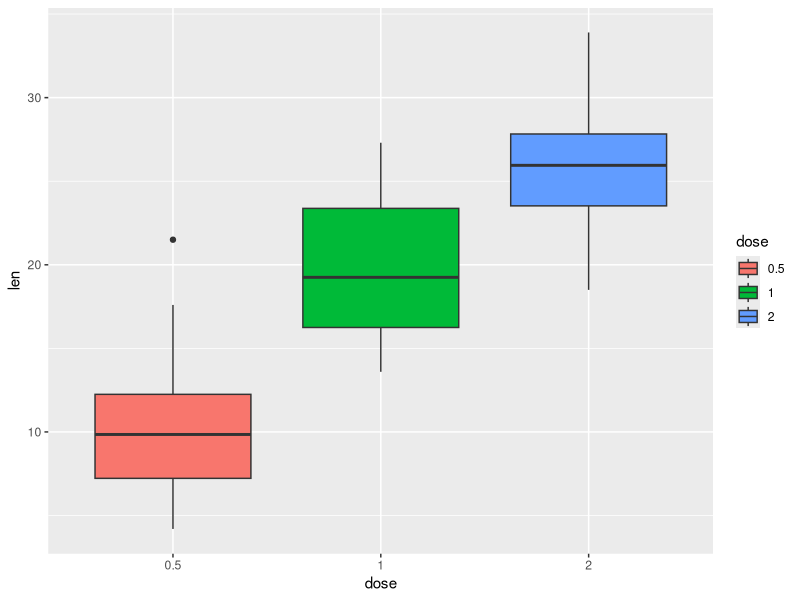
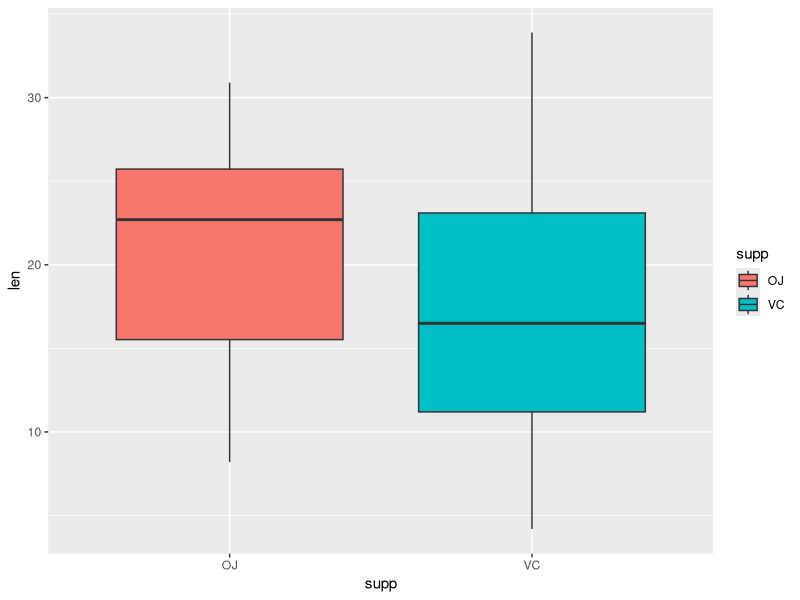

The R source for these figures, in order:
## ---- chunk 1
# load the neccessary libraries and dataset.
library(ggplot2)
library(datasets)
data(ToothGrowth)

# Take a glance at the loaded ToothGrowth dataset.
str(ToothGrowth)

# Verify the number of row as mentioned in R documentation.
nrow(ToothGrowth)

# Processing the variable dose of the dataset to factor.
ToothGrowth$dose <- as.factor(ToothGrowth$dose)

# re-look the processed dataset.
str(ToothGrowth)

## ---- chunk 2
# Show the summary statistics for the processed dataset.
summary(ToothGrowth)
## ---- chunk 3
# To use hypothesis tests to compare tooth growth by supp and dose, firstly split the cases into different dose levels and delivery methods.
table(ToothGrowth$dose, ToothGrowth$supp)
## ---- chunk 4
# Display the tooth growth in delivery methods (supplement type).
ggplot(aes(x=dose, y=len), data=ToothGrowth) + geom_boxplot(aes(fill=dose))
ggplot(aes(x=supp, y=len), data=ToothGrowth) + geom_boxplot(aes(fill=supp))
## ---- chunk 5
# Display the tooth growth in dose levels of Vitamin C.
#ggplot(aes(x=dose, y=len), data=ToothGrowth) + geom_boxplot(aes(fill=supp))

